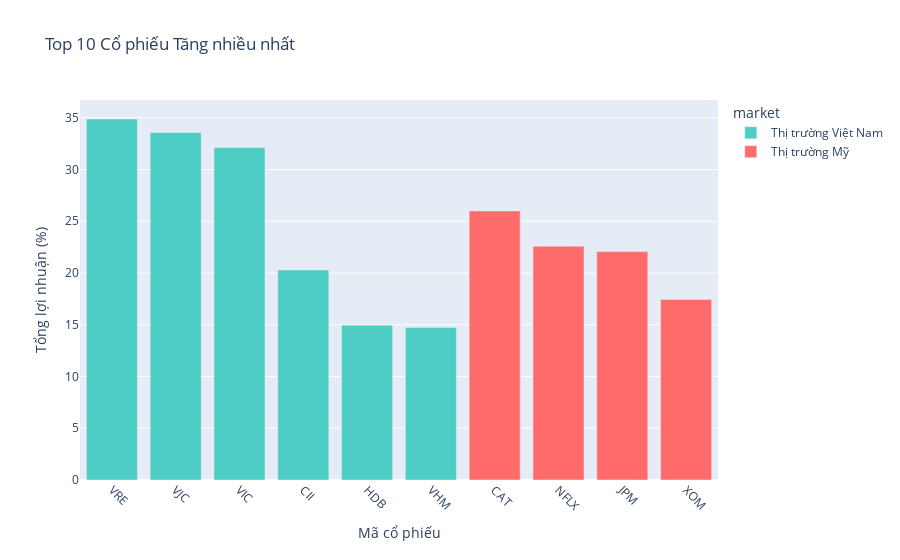

The notebook cell this image was saved under:
### Code cell
# 🏆 2. TOP PERFORMERS - TĂNG NHIỀU NHẤT
def get_top_gainers(limit=10):
    query = f"""
    SELECT 
        symbol,
        CASE 
            WHEN source IN ('finnhub', 'alphavantage', 'polygon') THEN 'Thị trường Mỹ'
            WHEN source = 'yahoo' THEN 'Thị trường Việt Nam'
            ELSE 'Khác'
        END as market,
        COUNT(*) as trading_days,
        AVG(daily_return) as avg_return,
        SUM(daily_return) as total_return,
        STDDEV(daily_return) as volatility,
        AVG(volume) as avg_volume,
        MAX(daily_return) as best_day,
        MIN(daily_return) as worst_day
    FROM stocks.stocks_daily_all
    WHERE daily_return IS NOT NULL
    GROUP BY symbol, 
        CASE 
            WHEN source IN ('finnhub', 'alphavantage', 'polygon') THEN 'Thị trường Mỹ'
            WHEN source = 'yahoo' THEN 'Thị trường Việt Nam'
            ELSE 'Khác'
        END
    HAVING COUNT(*) >= 5
    ORDER BY total_return DESC
    LIMIT {limit}
    """
    return pd.read_sql(query, conn)

df_top_gainers = get_top_gainers(15)
print("🚀 TOP 15 CỔ PHIẾU TĂNG NHIỀU NHẤT:")
print(df_top_gainers[['symbol', 'market', 'total_return', 'avg_return', 'volatility', 'trading_days']].round(2).to_string(index=False))

# Biểu đồ top gainers
fig = px.bar(df_top_gainers.head(10), x='symbol', y='total_return', color='market',
             title='Top 10 Cổ phiếu Tăng nhiều nhất',
             labels={'total_return': 'Tổng lợi nhuận (%)', 'symbol': 'Mã cổ phiếu'},
             color_discrete_map={'Thị trường Mỹ': '#FF6B6B', 'Thị trường Việt Nam': '#4ECDC4'})

fig.update_layout(xaxis_tickangle=45, height=500)
fig.show()

### Figure 1 — Plotly figure (JSON) as saved in the notebook; plotly's stock layout.template omitted (floating-point values rounded to 4 significant figures)
{"data": [{"hovertemplate": "market=Thị trường Việt Nam<br>Mã cổ phiếu=%{x}<br>Tổng lợi nhuận (%)=%{y}<extra></extra>", "legendgroup": "Thị trường Việt Nam", "marker": {"color": "#4ECDC4", "pattern": {"shape": ""}}, "name": "Thị trường Việt Nam", "orientation": "v", "showlegend": true, "textposition": "auto", "type": "bar", "x": ["VRE", "VJC", "VIC", "CII", "HDB", "VHM"], "xaxis": "x", "y": [34.88, 33.58, 32.13, 20.3, 14.96, 14.74], "yaxis": "y"}, {"hovertemplate": "market=Thị trường Mỹ<br>Mã cổ phiếu=%{x}<br>Tổng lợi nhuận (%)=%{y}<extra></extra>", "legendgroup": "Thị trường Mỹ", "marker": {"color": "#FF6B6B", "pattern": {"shape": ""}}, "name": "Thị trường Mỹ", "orientation": "v", "showlegend": true, "textposition": "auto", "type": "bar", "x": ["CAT", "NFLX", "JPM", "XOM"], "xaxis": "x", "y": [26.0, 22.59, 22.07, 17.45], "yaxis": "y"}], "layout": {"autosize": true, "barmode": "relative", "legend": {"title": {"text": "market"}, "tracegroupgap": 0}, "title": {"text": "Top 10 Cổ phiếu Tăng nhiều nhất"}, "xaxis": {"anchor": "y", "autorange": true, "domain": [0, 1], "range": [-0.5, 9.5], "tickangle": 45, "title": {"text": "Mã cổ phiếu"}, "type": "category"}, "yaxis": {"anchor": "x", "autorange": true, "domain": [0, 1], "range": [0, 36.72], "title": {"text": "Tổng lợi nhuận (%)"}, "type": "linear"}}}
